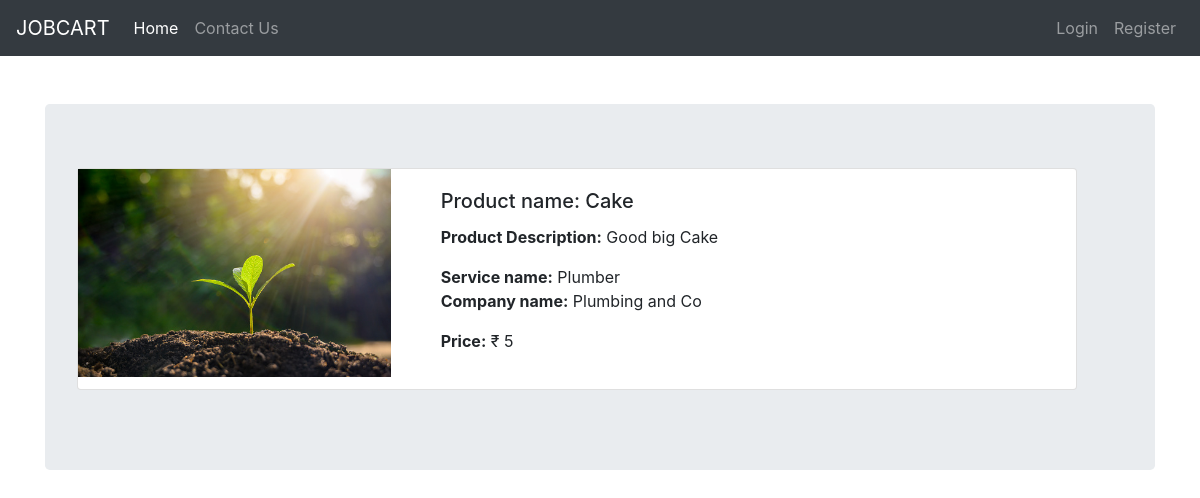
Before: /consumer/product_view/8 with the older database file.
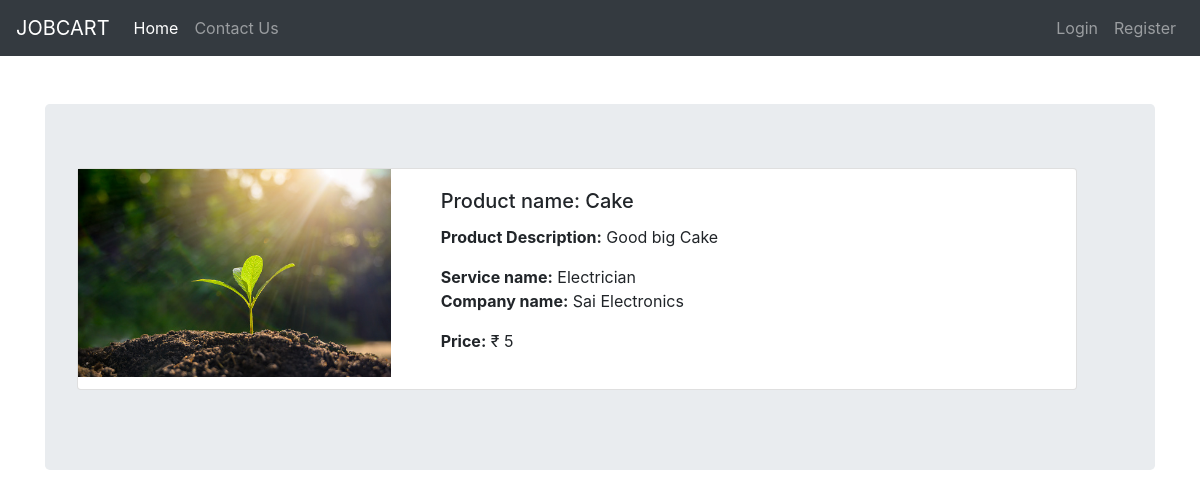
After: the same page with the newer database file.
### service/models.py (models this page shows, shortened)
class Products(models.Model):
    product_id = models.AutoField
    product_name = models.CharField(max_length=100,default=' ')
    product_desc = models.CharField(max_length=100,default=' ')
    product_price = models.IntegerField()
    product_distributer = models.ForeignKey(ServiceProvider, on_delete = models.CASCADE)
    product_image= models.ImageField(default='default.jpeg', upload_to='product_pics',null=True, blank=True)

class ServiceProvider(models.Model):
    user = models.OneToOneField(User, on_delete=models.CASCADE, primary_key = True)
    service_name = models.CharField(max_length=100,default=' ')
    company_name = models.CharField(max_length=100,default='')
    service_picture = models.ImageField(default='default.jpeg', upload_to='service_pics',null=True, blank=True)
    def __str__(self):
        return self.company_name

### consumer/views.py (the view)
# urls.py: path('product_view/<int:id>', views.productView, name="Product_view"),
def productView(request,id):
	product = Products.objects.filter(id=id)
	return render(request, 'consumer/product_view.html',{'product':product[0]})

### consumer/templates/consumer/product_view.html (shortened to what this page needs)
{% extends "consumer/base_consumer.html" %}
{% block body %}
<div class="container mt-5">
	  <div class="jumbotron" style="max-height: 500px;">
		  <div class="card mb-3" style="max-width: 1000px;">
		  <div class="row g-0">
		    <div class="col-md-4">
		      <img
		        src={{product.product_image.url}}
		        alt="..."
		        class="img-fluid"
		      />
		    </div>
		    <div class="col-md-8">
		      <div class="card-body">
		        <h5 class="card-title" style="">Product name: {{product.product_name}}</h5>
		        <p class="card-text">
		          <b>Product Description:</b> {{product.product_desc}}
		        </p>
		        <p class="card-text">
		          <b>Service name:</b> {{product.product_distributer.service_name}}
		          <br>
		          <b>Company name:</b> {{product.product_distributer}}
		        </p>
		        <p>
		        	<b>Price:</b> &#8377 {{product.product_price}}
		        </p>
		      </div>
		    </div>
		  </div>
		</div>
	</div>
</div>
{% endblock body %}

### consumer/templates/consumer/base_consumer.html (shortened to what this page needs)
<!doctype html>
<html lang="en">
  <head>
    <link rel="stylesheet" href="https://cdn.jsdelivr.net/npm/bootstrap@4.6.0/dist/css/bootstrap.min.css">
    <link rel="stylesheet" href="https://cdnjs.cloudflare.com/ajax/libs/font-awesome/4.7.0/css/font-awesome.min.css">
    <link rel="stylesheet" href="https://unpkg.com/flickity@2.0/dist/flickity.min.css">
  </head>
  <body>
  <header>
        <nav class="navbar navbar-expand-lg navbar-dark bg-dark">
            <a class="navbar-brand" href="{% url 'consumer-home'%}">JOBCART</a>
            <div class="collapse navbar-collapse" id="navbarSupportedContent">
              <ul class="navbar-nav mr-auto">
                <li class="nav-item active">
                  <a class="nav-link" href="{% url 'consumer-home'%}">Home <span class="sr-only">(current)</span></a>
                </li>
                <li class="nav-item">
                  <a class="nav-link" href="{% url 'contact' %}">Contact Us</a>
                </li>
              </ul>
              <div class="navbar-nav">
                {% if user.is_authenticated%}
                  <a class="nav-item nav-link" href="{% url 'consumer-profile' %}">Profile</a>
                  <a class="nav-item nav-link" href="{% url 'consumer-logout' %}">Logout</a>
                {% else %}
                  <a class="nav-item nav-link" href="{% url 'consumer-login' %}">Login</a>
                  <a class="nav-item nav-link" href="{% url 'consumer-register' %}">Register</a>
                {% endif %}
              </div>
            </div>
          </nav>
      </header>
    {% block body %}{% endblock body %}
  </body>
</html>

Changed rows visible on the page:
changed Products "Cake": product_distributer.service_name "Plumber" → "Electrician"; product_distributer "Plumbing and Co" → "Sai Electronics"
